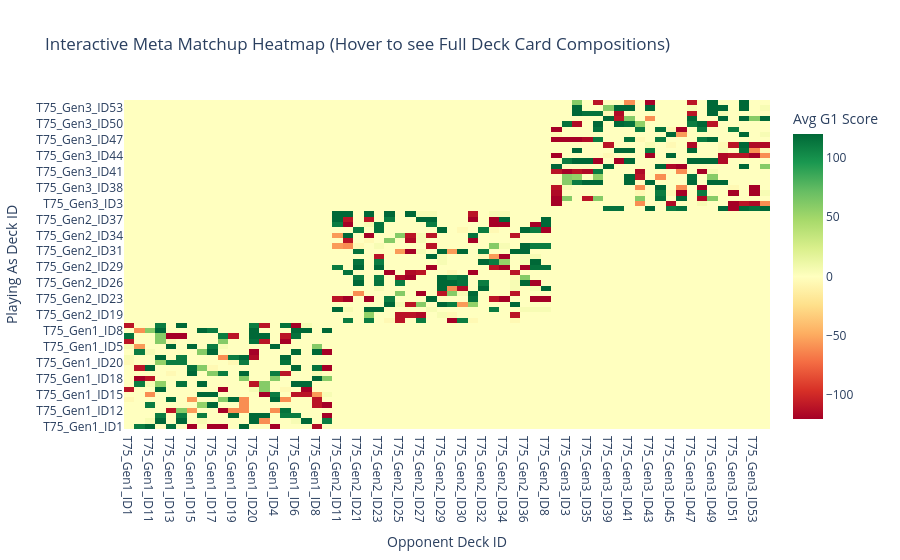

The notebook cell this image was saved under:
### Code cell
import plotly.graph_objects as go
import numpy as np
from neat_ai.analysis.matchups import get_matchup_matrix_with_cards

matrix, card_map = get_matchup_matrix_with_cards()

if not matrix.empty:
    # Build text matrices matching the grid layout to feed into hover metrics
    deck1_list = matrix.index.tolist()
    deck2_list = matrix.columns.tolist()

    hover_text = []
    for d1 in deck1_list:
        row_hovers = []
        for d2 in deck2_list:
            d1_cards = card_map.get(d1, 'Unknown Card List')
            d2_cards = card_map.get(d2, 'Unknown Card List')
            row_hovers.append(
                f'<b>Playing As Deck ID:</b> {d1}<br>'
                f'<b>Playing As Composition:</b> {d1_cards}<br><br>'
                f'<b>Opponent Deck ID:</b> {d2}<br>'
                f'<b>Opponent Composition:</b> {d2_cards}'
            )
        hover_text.append(row_hovers)

    fig = go.Figure(data=go.Heatmap(
        z=matrix.values,
        x=deck2_list,
        y=deck1_list,
        text=hover_text,
        hoverinfo='text+z',
        colorscale='RdYlGn',
        colorbar=dict(title='Avg G1 Score')
    ))

    fig.update_layout(
        title='Interactive Meta Matchup Heatmap (Hover to see Full Deck Card Compositions)',
        xaxis_title='Opponent Deck ID',
        yaxis_title='Playing As Deck ID'
    )
    fig.show()
else:
    print('No matchup data available yet.')

### Figure 1 — Plotly figure (JSON) as saved in the notebook; plotly's stock layout.template omitted (floating-point values rounded to 4 significant figures; data arrays with more than 128 entries replaced by an {"elided": "..."} marker saying what was removed)
{"data": [{"colorbar": {"title": {"text": "Avg G1 Score"}}, "colorscale": [[0, "rgb(165,0,38)"], [0.1, "rgb(215,48,39)"], [0.2, "rgb(244,109,67)"], [0.3, "rgb(253,174,97)"], [0.4, "rgb(254,224,139)"], [0.5, "rgb(255,255,191)"], [0.6, "rgb(217,239,139)"], [0.7, "rgb(166,217,106)"], [0.8, "rgb(102,189,99)"], [0.9, "rgb(26,152,80)"], [1, "rgb(0,104,55)"]], "hoverinfo": "text+z", "text": {"elided": "62x62 str values"}, "type": "heatmap", "x": ["T75_Gen1_ID1", "T75_Gen1_ID10", "T75_Gen1_ID11", "T75_Gen1_ID12", "T75_Gen1_ID13", "T75_Gen1_ID14", "T75_Gen1_ID15", "T75_Gen1_ID16", "T75_Gen1_ID17", "T75_Gen1_ID18", "T75_Gen1_ID19", "T75_Gen1_ID2", "T75_Gen1_ID20", "T75_Gen1_ID3", "T75_Gen1_ID4", "T75_Gen1_ID5", "T75_Gen1_ID6", "T75_Gen1_ID7", "T75_Gen1_ID8", "T75_Gen1_ID9", "T75_Gen2_ID11", "T75_Gen2_ID19", "T75_Gen2_ID21", "T75_Gen2_ID22", "T75_Gen2_ID23", "T75_Gen2_ID24", "T75_Gen2_ID25", "T75_Gen2_ID26", "T75_Gen2_ID27", "T75_Gen2_ID28", "T75_Gen2_ID29", "T75_Gen2_ID3", "T75_Gen2_ID30", "T75_Gen2_ID31", "T75_Gen2_ID32", "T75_Gen2_ID33", "T75_Gen2_ID34", "T75_Gen2_ID35", "T75_Gen2_ID36", "T75_Gen2_ID37", "T75_Gen2_ID8", "T75_Gen3_ID26", "T75_Gen3_ID3", "T75_Gen3_ID31", "T75_Gen3_ID35", "T75_Gen3_ID38", "T75_Gen3_ID39", "T75_Gen3_ID40", "T75_Gen3_ID41", "T75_Gen3_ID42", "T75_Gen3_ID43", "T75_Gen3_ID44", "T75_Gen3_ID45", "T75_Gen3_ID46", "T75_Gen3_ID47", "T75_Gen3_ID48", "T75_Gen3_ID49", "T75_Gen3_ID50", "T75_Gen3_ID51", "T75_Gen3_ID52", "T75_Gen3_ID53", "T75_Gen3_ID54"], "y": ["T75_Gen1_ID1", "T75_Gen1_ID10", "T75_Gen1_ID11", "T75_Gen1_ID12", "T75_Gen1_ID13", "T75_Gen1_ID14", "T75_Gen1_ID15", "T75_Gen1_ID16", "T75_Gen1_ID17", "T75_Gen1_ID18", "T75_Gen1_ID19", "T75_Gen1_ID2", "T75_Gen1_ID20", "T75_Gen1_ID3", "T75_Gen1_ID4", "T75_Gen1_ID5", "T75_Gen1_ID6", "T75_Gen1_ID7", "T75_Gen1_ID8", "T75_Gen1_ID9", "T75_Gen2_ID11", "T75_Gen2_ID19", "T75_Gen2_ID21", "T75_Gen2_ID22", "T75_Gen2_ID23", "T75_Gen2_ID24", "T75_Gen2_ID25", "T75_Gen2_ID26", "T75_Gen2_ID27", "T75_Gen2_ID28", "T75_Gen2_ID29", "T75_Gen2_ID3", "T75_Gen2_ID30", "T75_Gen2_ID31", "T75_Gen2_ID32", "T75_Gen2_ID33", "T75_Gen2_ID34", "T75_Gen2_ID35", "T75_Gen2_ID36", "T75_Gen2_ID37", "T75_Gen2_ID8", "T75_Gen3_ID26", "T75_Gen3_ID3", "T75_Gen3_ID31", "T75_Gen3_ID35", "T75_Gen3_ID38", "T75_Gen3_ID39", "T75_Gen3_ID40", "T75_Gen3_ID41", "T75_Gen3_ID42", "T75_Gen3_ID43", "T75_Gen3_ID44", "T75_Gen3_ID45", "T75_Gen3_ID46", "T75_Gen3_ID47", "T75_Gen3_ID48", "T75_Gen3_ID49", "T75_Gen3_ID50", "T75_Gen3_ID51", "T75_Gen3_ID52", "T75_Gen3_ID53", "T75_Gen3_ID54"], "z": {"elided": "62x62 float values"}}], "layout": {"title": {"text": "Interactive Meta Matchup Heatmap (Hover to see Full Deck Card Compositions)"}, "xaxis": {"title": {"text": "Opponent Deck ID"}}, "yaxis": {"title": {"text": "Playing As Deck ID"}}}}
